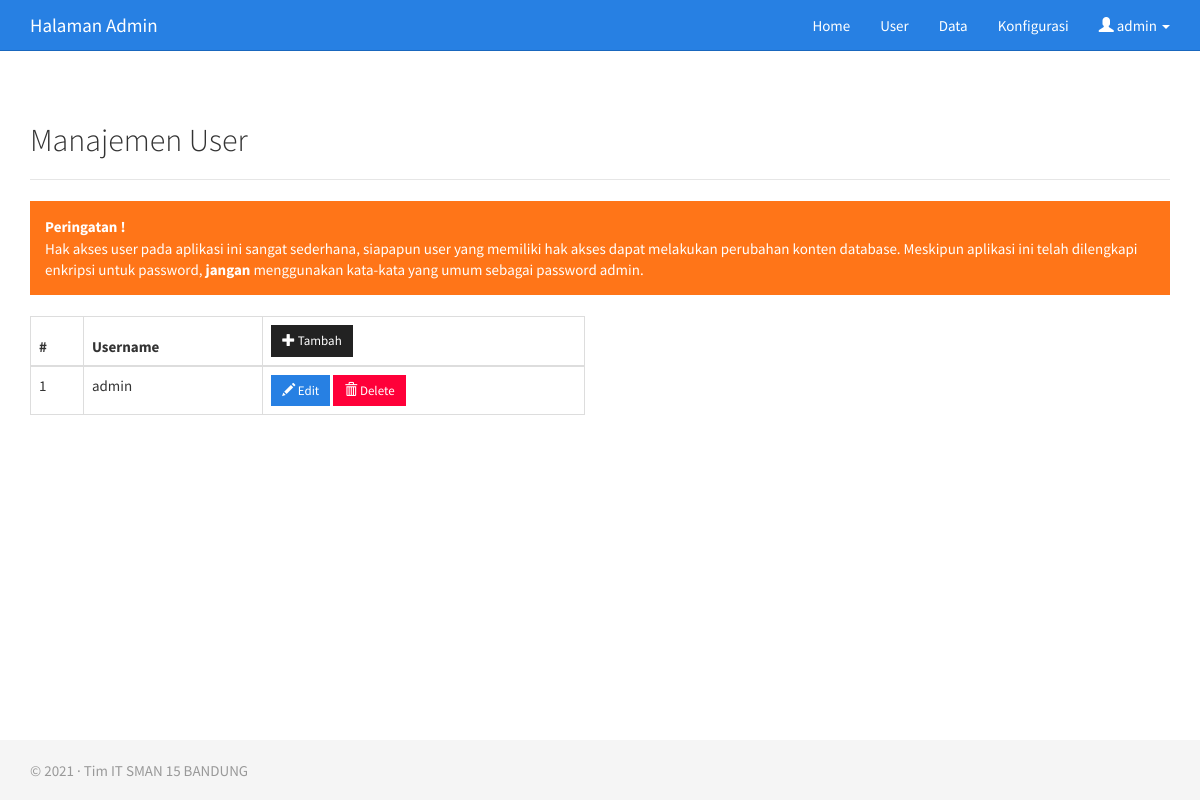
The page /admin/user.php (signed in) on the database its author committed.
### tables this page shows
CREATE TABLE `un_user` (
  `UID` tinyint(4) NOT NULL,
  `username` varchar(50) NOT NULL,
  `password` varchar(50) NOT NULL
);

CREATE TABLE `un_konfigurasi` (
  `id` int(11) NOT NULL,
  `sekolah` varchar(255) NOT NULL,
  `tahun` year(4) NOT NULL,
  `tgl_pengumuman` datetime NOT NULL
);

### admin/user.php (the view, shortened to what this page needs)
<?php
if(isset($_SESSION['logged']) && !empty($_SESSION['logged'])){
include "../database.php";
include '_header.php';
?>
<div class="container">
<h2>Manajemen User</h2><hr>
<div class="alert alert-warning"><strong>Peringatan !</strong><br>Hak akses user pada aplikasi ini sangat sederhana, siapapun user yang memiliki hak akses dapat melakukan perubahan konten database. Meskipun aplikasi ini telah dilengkapi enkripsi untuk password, <strong>jangan</strong> menggunakan kata-kata yang umum sebagai password admin.</div>
<?php
	$qUser = mysqli_query($db_conn,"SELECT * FROM un_user ORDER BY username");
	echo '<div class="row">';
	echo '<div class="col-md-6">';
	echo '<table class="table table-bordered">';
	echo '<thead><tr><th>#</th><th>Username</th><th><a href="user_add.php" class="btn btn-default btn-sm"><span class="glyphicon glyphicon-plus" aria-hidden="true"></span> Tambah</a></th></tr></thead>';
	echo '<tbody>';
	$no = 1;
	while($data = mysqli_fetch_array($qUser)){
		echo '<tr>';
		echo '<td>'.$no.'</td>';
		echo '<td>'.$data['username'].'</td>';
		echo '<td><a href="user_edit.php?uid='.$data['UID'].'" class="btn btn-primary btn-sm"><span class="glyphicon glyphicon-pencil" aria-hidden="true"></span> Edit</a> ';
		echo '<a href="user_del.php?uid='.$data['UID'].'" class="btn btn-danger btn-sm" onclick="return confirm(\'Yakin akan menghapus user ini?\')"><span class="glyphicon glyphicon-trash" aria-hidden="true"></span> Delete</a></td>';
		echo '</tr>';
		$no++;
	}
	echo '</tbody></table></div></div>';
?>
</div>
<?php
include '_footer.php';
} else {
	header('Location: ./login.php');
}
?>

### admin/_footer.php
<?php
if(isset($_SESSION['logged']) && !empty($_SESSION['logged'])){
?>
	<footer class="footer">
		<div class="container">
		<p class="text-muted">&copy; <?=$hsl['tahun'] ?> &middot; Tim IT <?=$hsl['sekolah'] ?></p>
		</div>
	</footer>
</body>
</html>
<?php
} else {
	header('Location: ./login.php');
}
?>

### admin/_header.php (style rules this page uses)
html { position: relative; min-height: 100%; }
body { margin-bottom: 60px; }
.footer { position: absolute; bottom: 0; width: 100%; height: 60px; background-color: #f5f5f5; }
body>.container { padding: 30px 15px 0; }
.container .text-muted { margin: 20px 0; }
.footer>.container { padding-right: 15px; padding-left: 15px; }

### rows shown on the page
un_user: username "admin"
un_konfigurasi: tahun "2021", sekolah "SMAN 15 BANDUNG"

### other values the page prints
$_SESSION['username'] "admin"
